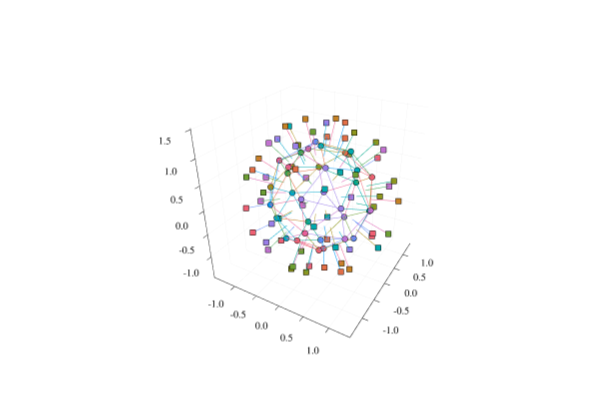

Notebook source saved alongside this figure:
### Markdown cell above
# Mesh node plot

### Code cell
meshplot(mesh, centers=false, normals=0.5, tangents=0)
